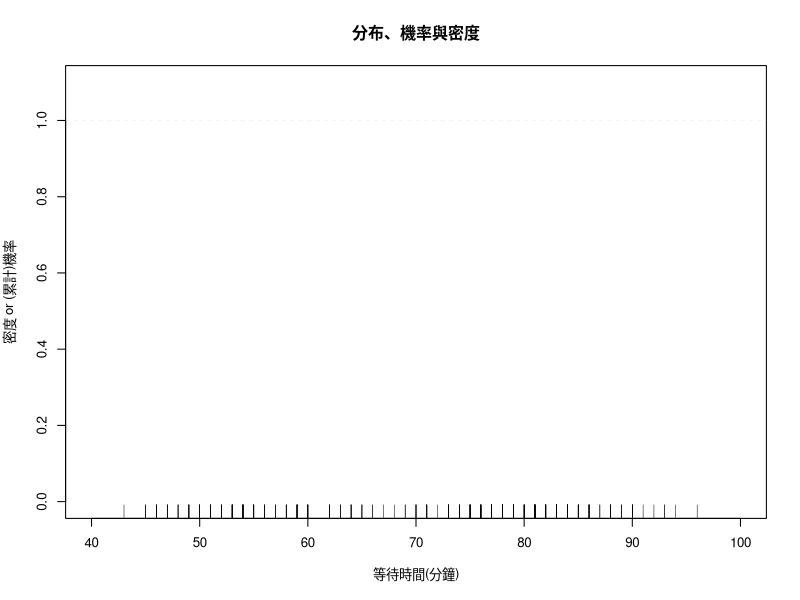
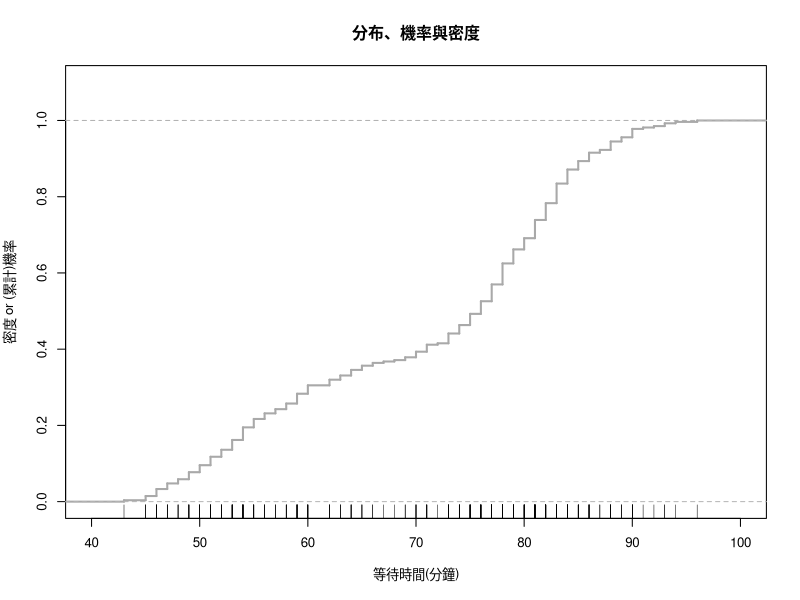
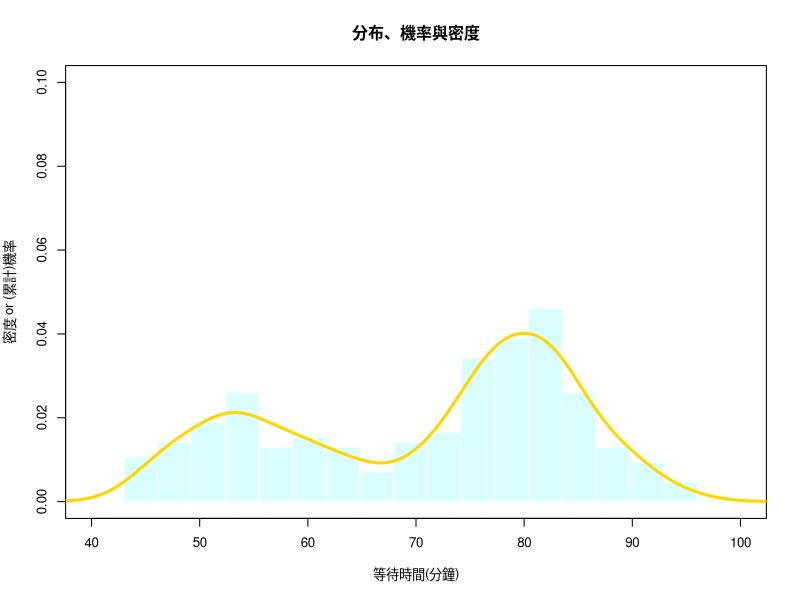
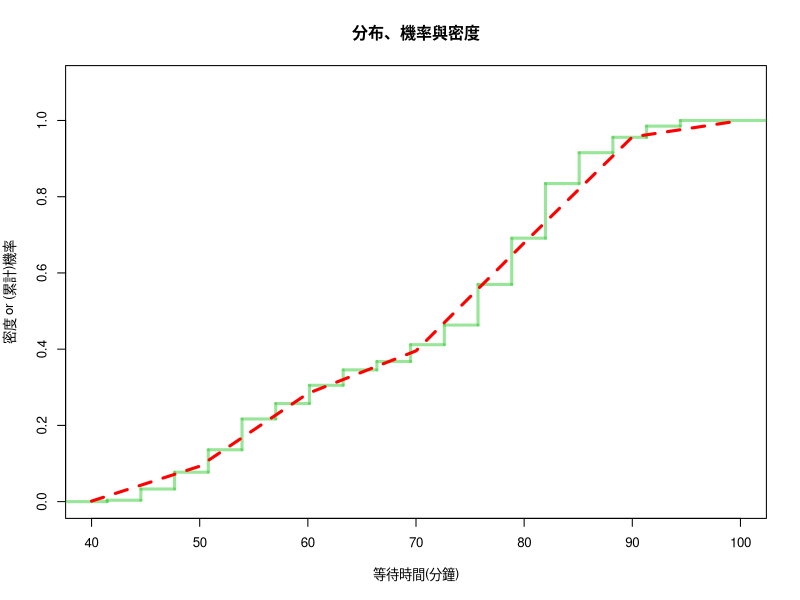
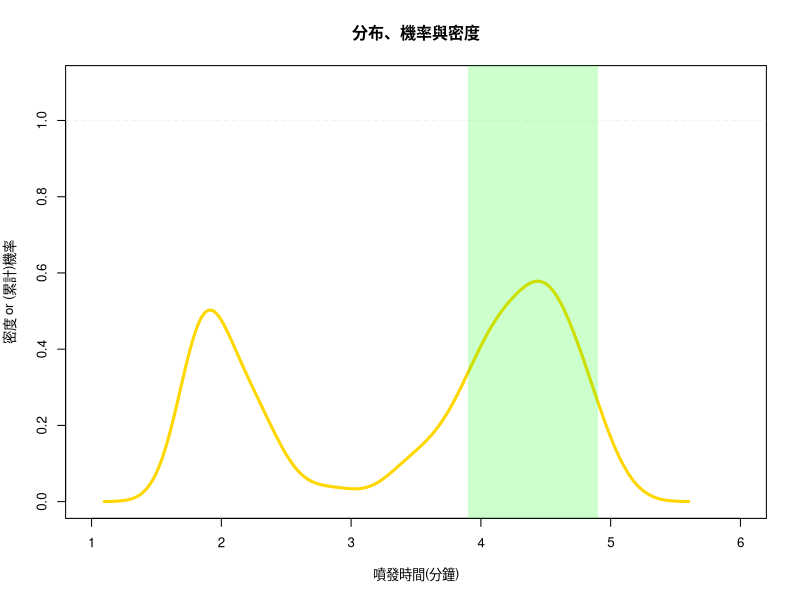

Here is the R script that generated these plots, in order:
## ---- chunk 1
# 這些程式碼設定網頁的格式，並安裝、載入一些基本的套件，請大家不要去改動<br>
rm(list=ls(all=T))
knitr::opts_chunk$set(comment = NA)
knitr::opts_knit$set(global.par = TRUE)
par(cex=0.8)
options(scipen=20, digits=5, width=80)
#if(!require(pacman)) install.packages("pacman")
## ---- chunk 2
faithData <- faithful$waiting
summary(faithData)
## ---- chunk 3
## 格式
plot(0, 0, xlim=c(40, 100), ylim=c(0,1.1), xlab="等待時間(分鐘)", ylab="密度 or (累計)機率", main="分布、機率與密度")
abline(h=1, col='lightgray', lwd=0.25, lty=2)
## 軸須圖
rug(faithData)
## ---- chunk 4
## 格式
plot(0, 0, xlim=c(40, 100), ylim=c(0,1.1), xlab="等待時間(分鐘)", ylab="密度 or (累計)機率", main="分布、機率與密度")
abline(h=1, col='lightgray', lwd=0.25, lty=2)
## 軸須圖
rug(faithData)
## CDF累積機率密度線
plot(ecdf(faithData), cex=0, verticals=T, lwd=2, col='darkgray', add=T)
## ---- chunk 5
## 格式
plot(0, 0, xlim=c(40, 100), ylim=c(0,0.1), xlab="等待時間(分鐘)", ylab="密度 or (累計)機率", main="分布、機率與密度")
## PDF直方圖
Bins = 18
bx = seq(min(faithData), max(faithData), length=Bins)
hist(faithData, col="#B3FFFF7F", border="white", ylim=c(0,0.1), freq=F, breaks=bx, add=T)
## smooth PDF
Adjust = 0.7
DEN = density(faithData, adjust = Adjust)
lines(DEN, col='gold', lwd=3)
## ---- chunk 6
## 格式
plot(0, 0, xlim=c(40, 100), ylim=c(0,1.1), xlab="等待時間(分鐘)", ylab="密度 or (累計)機率", main="分布、機率與密度")
## CDF直方圖
adj = (bx[2] - bx[1])/2
steps = stepfun(bx-adj, c(0, sapply(bx, function(b) mean(faithData <= b))))
plot(steps, cex=0, col='#33CC337F', lwd=3, lty=1, add=T)
## Smooth CDF
PDF = approxfun(DEN$x, DEN$y, yleft=0, yright=0)
x = seq(40,100,10)
y = sapply(x, function(i) integrate(PDF, -Inf, i)$value)
lines(x, y, col='red', lwd=3, lty=2) 
## ---- chunk 7
Adjust = 1
DEN = density(faithData, adjust = Adjust)
PDF = approxfun(DEN$x, DEN$y, yleft=0, yright=0)
PROB = integrate(PDF, 80, 90)$value
PROB
## ---- chunk 8
Adjust = 0.5
DEN = density(faithData, adjust = Adjust)
PDF = approxfun(DEN$x, DEN$y, yleft=0, yright=0)
PROB = integrate(PDF, 80, 90)$value
PROB
## ---- chunk 9
D = faithful$eruptions
plot(0,0,xlim=c(1,6),ylim=c(0,1.1),xlab="噴發時間(分鐘)", ylab="密度 or (累計)機率", main="分布、機率與密度")
abline(h=1, col='lightgray', lwd=0.25, lty=2)
Adjust = 0.5
DEN = density(D, adjust = Adjust)
lines(DEN, col='gold', lwd=3)
rect(3.9,-0.1,4.9,1.2,col= rgb(0,1,0,alpha=0.2),border=NA)
## ---- chunk 10
Adjust = 0.5
DEN = density(D, adjust = Adjust)
PDF = approxfun(DEN$x, DEN$y, yleft=0, yright=0)
PROB = integrate(PDF, 3.9, 4.9)$value
PROB
## ---- chunk 11
## 產生從最小值到最大值每一秒的時間
dataRange <- round(seq(1.6,5.1,1/60),3)
RangeData <- c()
RangeProb <- c()
## 利用迴圈計算每1秒到後面10秒的機率
for(i in 1:(length(dataRange)-1)){
  Adjust = 0.5
  DEN = density(D, adjust = Adjust)
  PDF = approxfun(DEN$x, DEN$y, yleft=0, yright=0)
  PROB = integrate(PDF, dataRange[i], dataRange[i]+1/6)$value
  PROB = round(PROB, 3)
  RangeProb <- rbind(RangeProb, PROB)
  RangeData <- rbind(RangeData, paste0(dataRange[i],"-", round(dataRange[i]+1/6,3)))
}
dataDf <- data.frame(RangeData,RangeProb)
## 利用機率計算期望值
dataDf$ER <- dataDf$RangeProb*95+-5*(1-dataDf$RangeProb)
row.names(dataDf) <- 1:length(dataDf$ER)
## 找出期望值為正的，就是我們要押注的區間
dataDf[dataDf$ER>0,]
## ---- chunk 12
## 所押注的次數乘上5
nrow(dataDf[dataDf$ER>0,])*5
## ---- chunk 13
## 期望值加總
sum(dataDf[dataDf$ER>0,]$ER)
